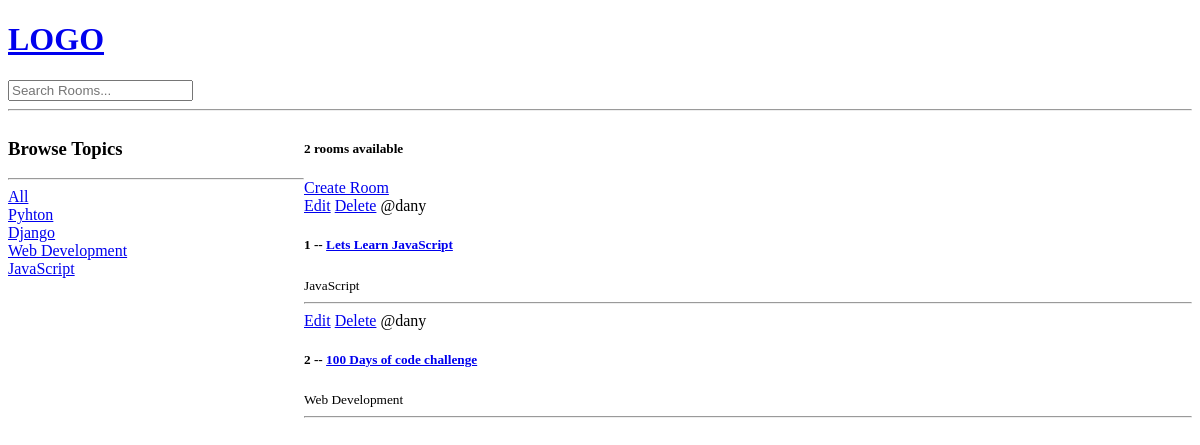
The app's page /, older data.
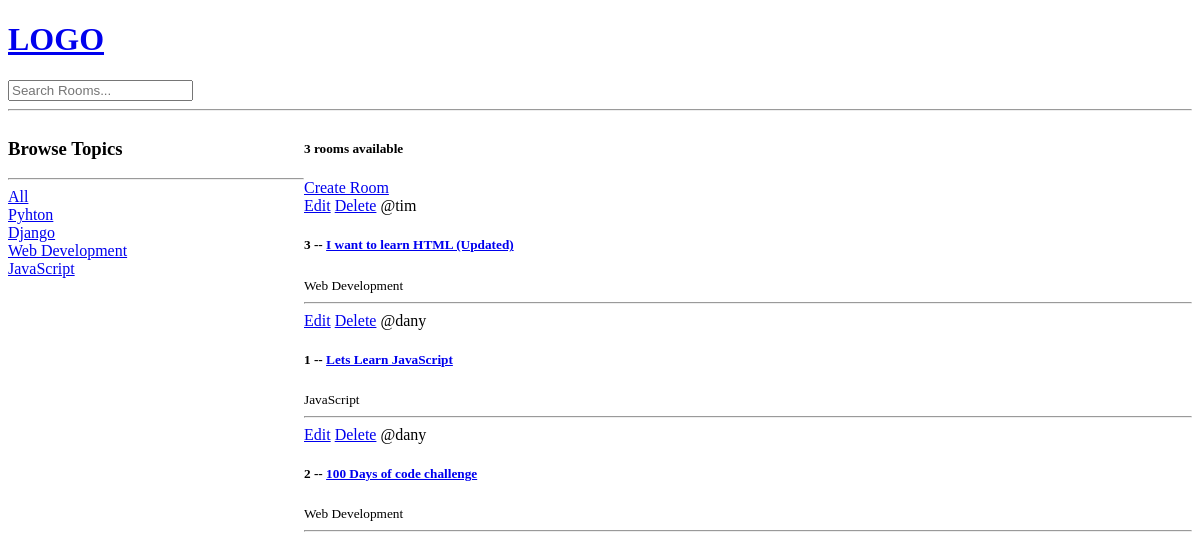
The same page, newer data.
### base/models.py (models this page shows, shortened)
class Topic(models.Model):
    name = models.CharField(max_length=200)

class Room(models.Model):
    host = models.ForeignKey(User, on_delete=models.SET_NULL, null=True)
    topic = models.ForeignKey(Topic, on_delete=models.SET_NULL, null=True)
    name = models.CharField(max_length=200)
    description = models.TextField(null=True, blank=True)
    updated = models.DateTimeField(auto_now=True)
    created = models.DateTimeField(auto_now_add=True)
    class Meta:
        ordering = ['-updated', '-created']

### base/views.py (the view)
# urls.py: path('', views.home, name='home'),
def home(request):
    q = request.GET.get('q') if request.GET.get('q') != None else ''
    rooms = Room.objects.filter(
        Q(topic__name__icontains=q) |
        Q(name__icontains=q) |
        Q(description__icontains=q)
    )
    topics = Topic.objects.all()
    room_count = rooms.count()
    context = {'rooms': rooms, 'topics': topics, 'room_count': room_count}
    return render(request, 'base/home.html', context)

### base/templates/base/home.html (shortened to what this page needs)
{% extends 'main.html' %}
{% block content %}
<div class="home-container">
    <div>
        <h3>Browse Topics</h3>
        <hr>
        <div>
            <a href="{% url 'home' %}?q={{topic.name}}">All</a>
        </div>
        {% for topic in topics %}
            <div>
                <a href="{% url 'home' %}?q={{topic.name}}">{{topic.name}}</a>
            </div>
        {% endfor %}
    </div>
    <div>
        <h5>{{room_count}} rooms available</h5>
        <a href="{% url 'create-room' %}">Create Room</a>
        <div>
            {% for room in rooms %}
                <div>
                    <a href="{% url 'update-room' room.id %}">Edit</a>
                    <a href="{% url 'delete-room' room.id %}">Delete</a>
                    <span>@{{room.host.username}}</span>
                   <h5>{{room.id}} -- <a href="{% url 'room' room.id %}">{{room.name}}</a></h5>
                    <small>{{room.topic.name}}</small>
                   <hr>
                </div>
            {% endfor %}
        </div>
    </div>
</div>
{% endblock %}

### templates/main.html (shortened to what this page needs)
<!DOCTYPE html>
<html lang="en">
<head>
</head>
<body>
    {% include 'navbar.html' %}
    {% block content %}
    {% endblock %}
</body>
</html>

### templates/navbar.html
<a href="/">
    <h1>LOGO</h1>
</a>
<form method="GET" action="{% url 'home' %}">
    <input type="text" name="q" placeholder="Search Rooms..." />
</form>
<hr>

### base/templates/base/home.html (style rules this page uses)
.home-container { display: grid; grid-template-columns: 1fr 3fr; }

Row changes from the older to the newer data that the page shows:
added Room: host.username "tim", id "3", name "I want to learn HTML (Updated)", topic.name "Web Development"
Text that changed along with them:
{{ room_count }}: "2" → "3"
